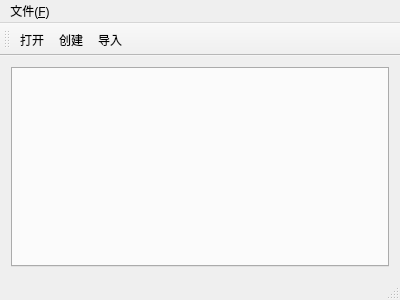
<?xml version="1.0" encoding="UTF-8"?>
<ui version="4.0">
 <class>MainWindow</class>
 <widget class="QMainWindow" name="MainWindow">
  <property name="geometry">
   <rect>
    <x>0</x>
    <y>0</y>
    <width>400</width>
    <height>300</height>
   </rect>
  </property>
  <property name="windowTitle">
   <string>MainWindow</string>
  </property>
  <widget class="QWidget" name="centralWidget">
   <layout class="QGridLayout" name="gridLayout">
    <item row="0" column="0">
     <widget class="QTabWidget" name="tabWidget">
      <property name="currentIndex">
       <number>-1</number>
      </property>
      <property name="tabsClosable">
       <bool>true</bool>
      </property>
     </widget>
    </item>
   </layout>
  </widget>
  <widget class="QMenuBar" name="menuBar">
   <property name="geometry">
    <rect>
     <x>0</x>
     <y>0</y>
     <width>400</width>
     <height>21</height>
    </rect>
   </property>
   <widget class="QMenu" name="menu_F">
    <property name="title">
     <string>文件(&amp;F)</string>
    </property>
    <addaction name="actionOpen"/>
    <addaction name="actionCreate"/>
    <addaction name="actionImport"/>
   </widget>
   <addaction name="menu_F"/>
  </widget>
  <widget class="QToolBar" name="mainToolBar">
   <attribute name="toolBarArea">
    <enum>TopToolBarArea</enum>
   </attribute>
   <attribute name="toolBarBreak">
    <bool>false</bool>
   </attribute>
   <addaction name="actionOpen"/>
   <addaction name="actionCreate"/>
   <addaction name="actionImport"/>
  </widget>
  <widget class="QStatusBar" name="statusBar"/>
  <action name="actionopen">
   <property name="text">
    <string>Open</string>
   </property>
  </action>
  <action name="actioncreate">
   <property name="text">
    <string>create</string>
   </property>
  </action>
  <action name="actionimport">
   <property name="text">
    <string>import</string>
   </property>
  </action>
  <action name="actionOpen_File">
   <property name="text">
    <string>Open File</string>
   </property>
  </action>
  <action name="actionOpen">
   <property name="text">
    <string>打开</string>
   </property>
   <property name="shortcut">
    <string>Ctrl+Shift+O</string>
   </property>
  </action>
  <action name="actionCreate">
   <property name="text">
    <string>创建</string>
   </property>
   <property name="shortcut">
    <string>Ctrl+Shift+N</string>
   </property>
  </action>
  <action name="actionImport">
   <property name="text">
    <string>导入</string>
   </property>
   <property name="shortcut">
    <string>Ctrl+Shift+I</string>
   </property>
  </action>
 </widget>
 <layoutdefault spacing="6" margin="11"/>
 <resources/>
 <connections/>
</ui>
